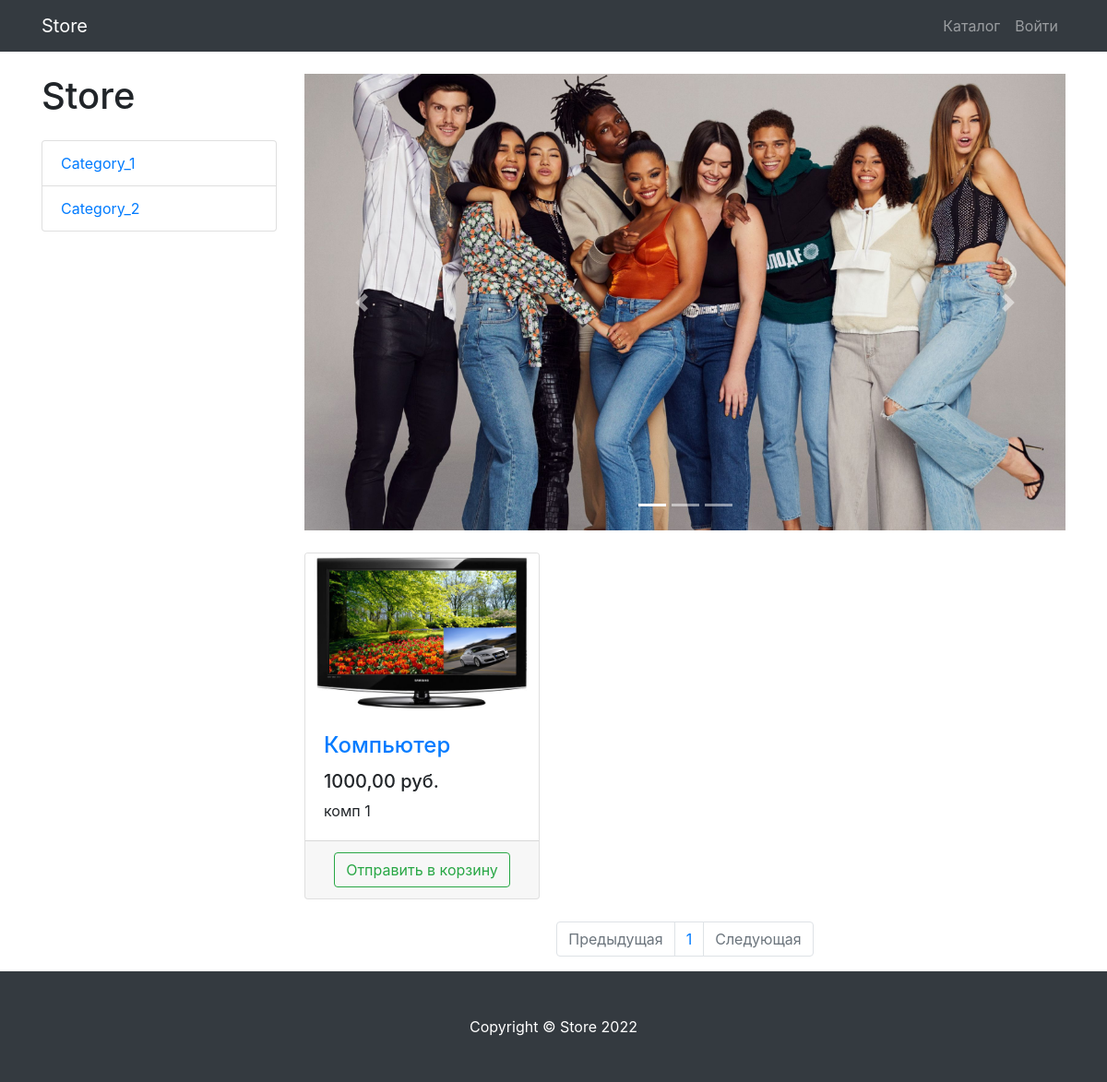
The app's page /category/2/, older data.
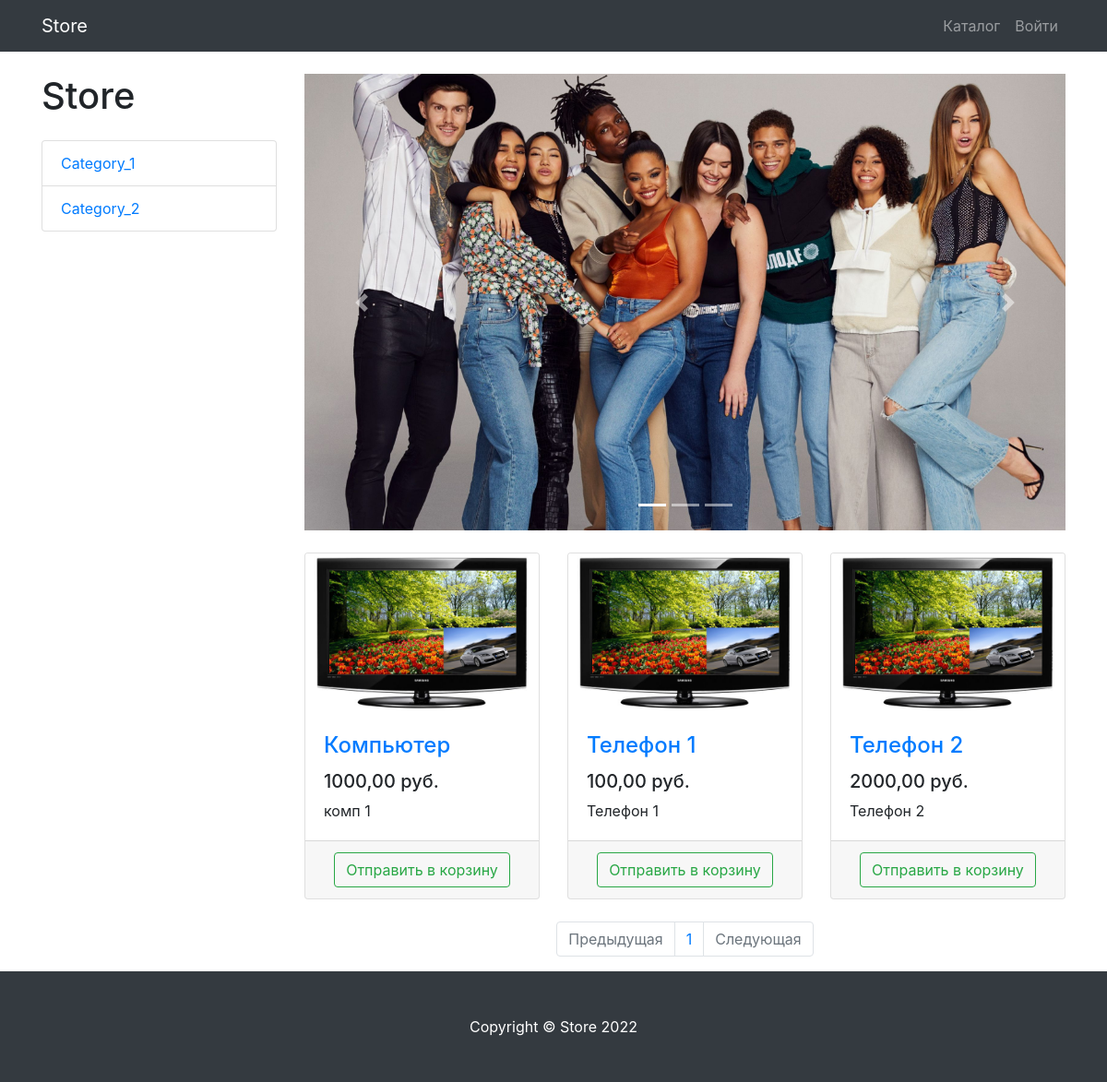
The same page, newer data.
### prostoapp/models.py (models this page shows, shortened)
class ProductCategory(models.Model):
    name = models.CharField(max_length=128, unique=True, verbose_name='Наименования')
    description = models.TextField(null=True, blank=True, verbose_name='Описание')
    class Meta:
        verbose_name = 'Категория'
        verbose_name_plural = 'Категории'

class Product(models.Model):
    name = models.CharField(max_length=256, verbose_name='Наименование')
    description = models.TextField(verbose_name='Описание')
    price = models.DecimalField(max_digits=8, decimal_places=2, verbose_name='Цена')
    quantity = models.PositiveIntegerField(default=0, verbose_name='Наличие')
    image = models.ImageField(upload_to='products_images', verbose_name='Картинка')
    category = models.ForeignKey(to=ProductCategory, on_delete=models.CASCADE, verbose_name='Категория')
    class Meta:
        verbose_name = 'Продукт'
        verbose_name_plural = 'Продукты'

### prostoapp/views.py (the view)
# urls.py: path('', products, name='index'),
def products(request, category_id=None, page_number=1):
    products = Product.objects.filter(category_id=category_id) if category_id else Product.objects.all()
    per_page = 3
    paginator = Paginator(products, per_page)
    products_paginator = paginator.page(page_number)
    context = {
        'products': products_paginator,
        'categories': ProductCategory.objects.all(),
    }
    return render(request, 'prostoapp/products.html', context)

### prostoapp/templates/prostoapp/products.html (shortened to what this page needs)
{% extends 'prostoapp/base.html' %}
{% load static %}
{% block css %}
    <link href="{% static 'vendor/css/products.css' %}" rel="stylesheet">
{% endblock %}
{% block content %}
    <div class="container">
        <div class="row">
            <div class="col-lg-3">
                <h1 class="my-4">Store</h1>
                <div class="list-group">
                    {% for category in categories %}
                        <a href="{% url 'prostoapp:category' category.id %}" class="list-group-item">
                            {{ category.name }}
                        </a>
                    {% endfor %}
                </div>
            </div>
            <div class="col-lg-9">
                <div id="carouselExampleIndicators" class="carousel slide my-4" data-ride="carousel">
                    <ol class="carousel-indicators">
                        <li data-target="#carouselExampleIndicators" data-slide-to="0" class="active"></li>
                        <li data-target="#carouselExampleIndicators" data-slide-to="1"></li>
                        <li data-target="#carouselExampleIndicators" data-slide-to="2"></li>
                    </ol>
                    <div class="carousel-inner" role="listbox">
                        <div class="carousel-item active">
                            <img class="d-block img-fluid" src="/static/vendor/img/slides/slide-1.jpg"
                                 alt="First slide">
                        </div>
                    </div>
                    <a class="carousel-control-prev" href="#carouselExampleIndicators" role="button" data-slide="prev">
                        <span class="carousel-control-prev-icon" aria-hidden="true"></span>
                    </a>
                    <a class="carousel-control-next" href="#carouselExampleIndicators" role="button" data-slide="next">
                        <span class="carousel-control-next-icon" aria-hidden="true"></span>
                    </a>
                </div>
                <div class="row">
                    {% for product in products %}
                        <div class="col-lg-4 col-md-6 mb-4">
                            <div class="card h-100">
                                <a href="#">
                                    <img class="card-img-top"
                                         src="{{ product.image.url }}"
                                         alt="">
                                </a>
                                <div class="card-body">
                                    <h4 class="card-title">
                                        <a href="#">{{ product.name }}</a>
                                    </h4>
                                    <h5>{{ product.price }} руб.</h5>
                                    <p class="card-text">{{ product.description }}</p>
                                </div>
                                <div class="card-footer text-center">
                                    <a class="btn btn-outline-success"
                                       href="{% url 'prostoapp:basket_add' product.id %}">
                                        Отправить в корзину
                                    </a>
                                </div>
                            </div>
                        </div>
                    {% endfor %}
                </div>
                <nav aria-label="Page navigation example">
                    <ul class="pagination justify-content-center">
                        <li class="page-item {% if not products.has_previous %} disabled {% endif %}">
                            <a class="page-link"
                               href="{% if products.has_previous %} {% url 'prostoapp:paginator' products.previous_page_number %} {% else %} # {% endif %}"
                               tabindex="-1" aria-disabled="true">
                                Предыдущая
                            </a>
                        </li>
                        {% for page in products.paginator.page_range %}
                            <li class="page-item">
                                <a class="page-link" href="{% url 'prostoapp:paginator' page %}">
                                    {{ page }}
                                </a>
                            </li>
                        {% endfor %}
                        <li class="page-item {% if not products.has_next %} disabled {% endif %}">
                            <a class="page-link"
                               href="{% if products.has_next %} {% url 'prostoapp:paginator' products.next_page_number %} {% else %} # {% endif %}">
                                Следующая
                            </a>
                        </li>
                    </ul>
                </nav>
            </div>
        </div>
    </div>
{% endblock %}
{% block footer %}
    <footer class="py-5 bg-dark">
        <div class="container">
            <p class="m-0 text-center text-white">Copyright &copy; Store 2022</p>
        </div>
    </footer>
{% endblock %}

### prostoapp/templates/prostoapp/base.html (shortened to what this page needs)
{% load static %}
<!DOCTYPE html>
<html lang="en">
<head>
    <link href="{% static 'vendor/bootstrap/css/bootstrap.min.css' %}" rel="stylesheet">
    {% block css %} {% endblock %}
</head>
<body>
<nav class="navbar navbar-expand-lg navbar-dark bg-dark fixed-top">
    <div class="container">
        <a class="navbar-brand" href="#">Store</a>
        <div class="collapse navbar-collapse" id="navbarResponsive">
            <ul class="navbar-nav ml-auto">
                <li class="nav-item">
                    <a class="nav-link" href="{% url 'prostoapp:index' %}">Каталог
                    </a>
                </li>
                {% if user.is_authenticated %}
                    <li class="nav-item dropdown">
                        <a class="nav-link dropdown-toggle" href="#" id="navbarDropdown" role="button"
                           data-bs-toggle="dropdown" aria-expanded="false">
                            <i class="fas fa-user-circle"></i>
                        </a>
                        <ul class="dropdown-menu" aria-labelledby="navbarDropdown">
                            <li>
                                <a class="dropdown-item" href="{% url 'users:profile' %}">Профиль</a>
                            </li>
                            <li><a class="dropdown-item" href="orders/orders.html">Заказы</a></li>
                            {% if user.is_superuser or user.is_staff %}
                                <li>
                                    <a class="dropdown-item" href="{% url 'admin:index' %}">
                                        Админ-панель
                                    </a>
                                </li>
                            {% endif %}
                            <li>
                                <hr class="dropdown-divider">
                            </li>
                            <li>
                                <a class="dropdown-item" href="{% url 'users:logout' %}">
                                    Выйти
                                </a>
                            </li>
                        </ul>
                    </li>
                {% else %}
                    <li class="nav-item">
                        <a class="nav-link" href="{% url 'users:login' %}">Войти </a>
                    </li>
                {% endif %}
            </ul>
        </div>
    </div>
</nav>
{% block content %} {% endblock %}
{% block footer %} {% endblock %}
</body>
</html>

Row changes from the older to the newer data that the page shows:
added Product: image (picture), name "Телефон 1", price "100,00", description "Телефон 1"
added Product: image (picture), name "Телефон 2", price "2000,00", description "Телефон 2"
